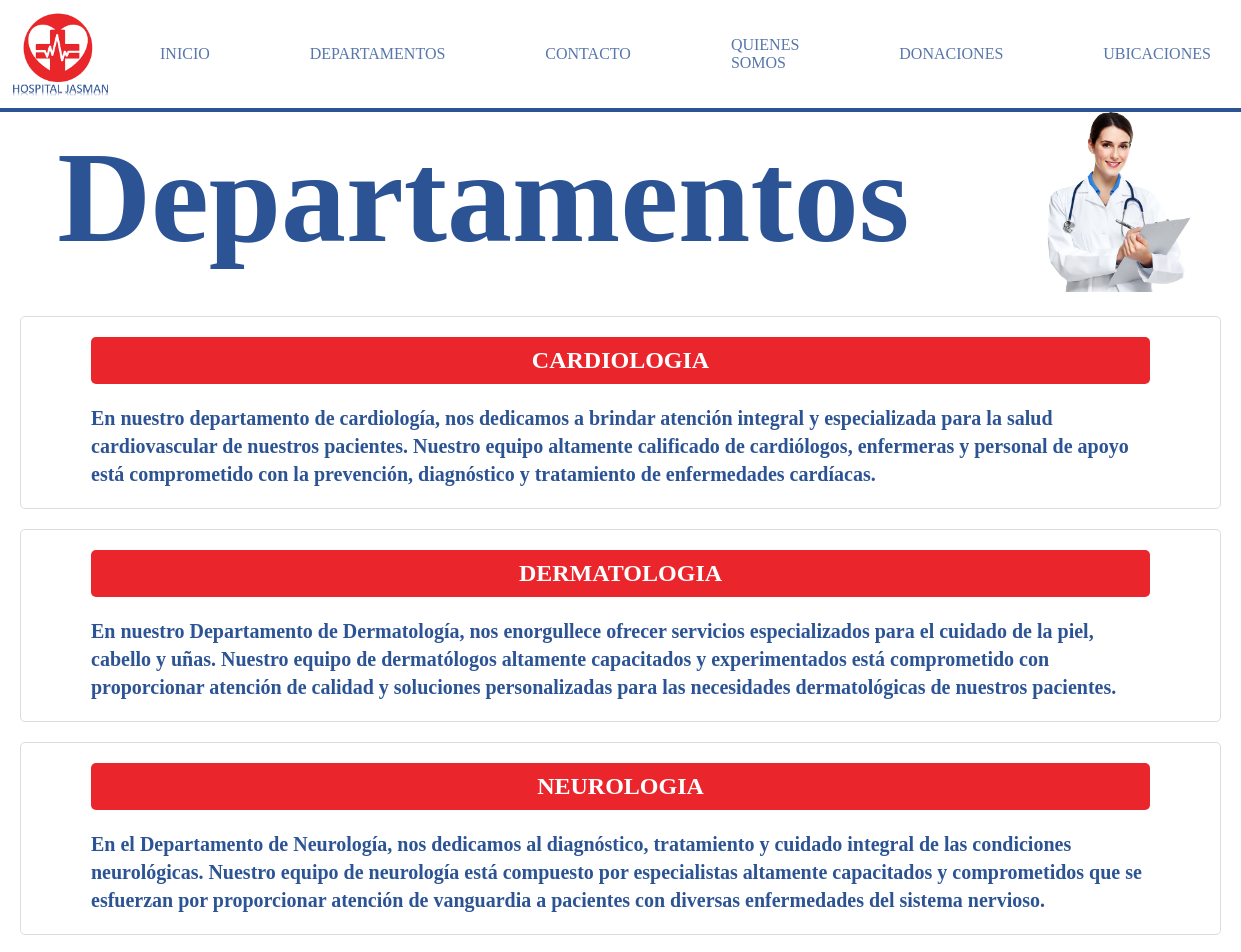
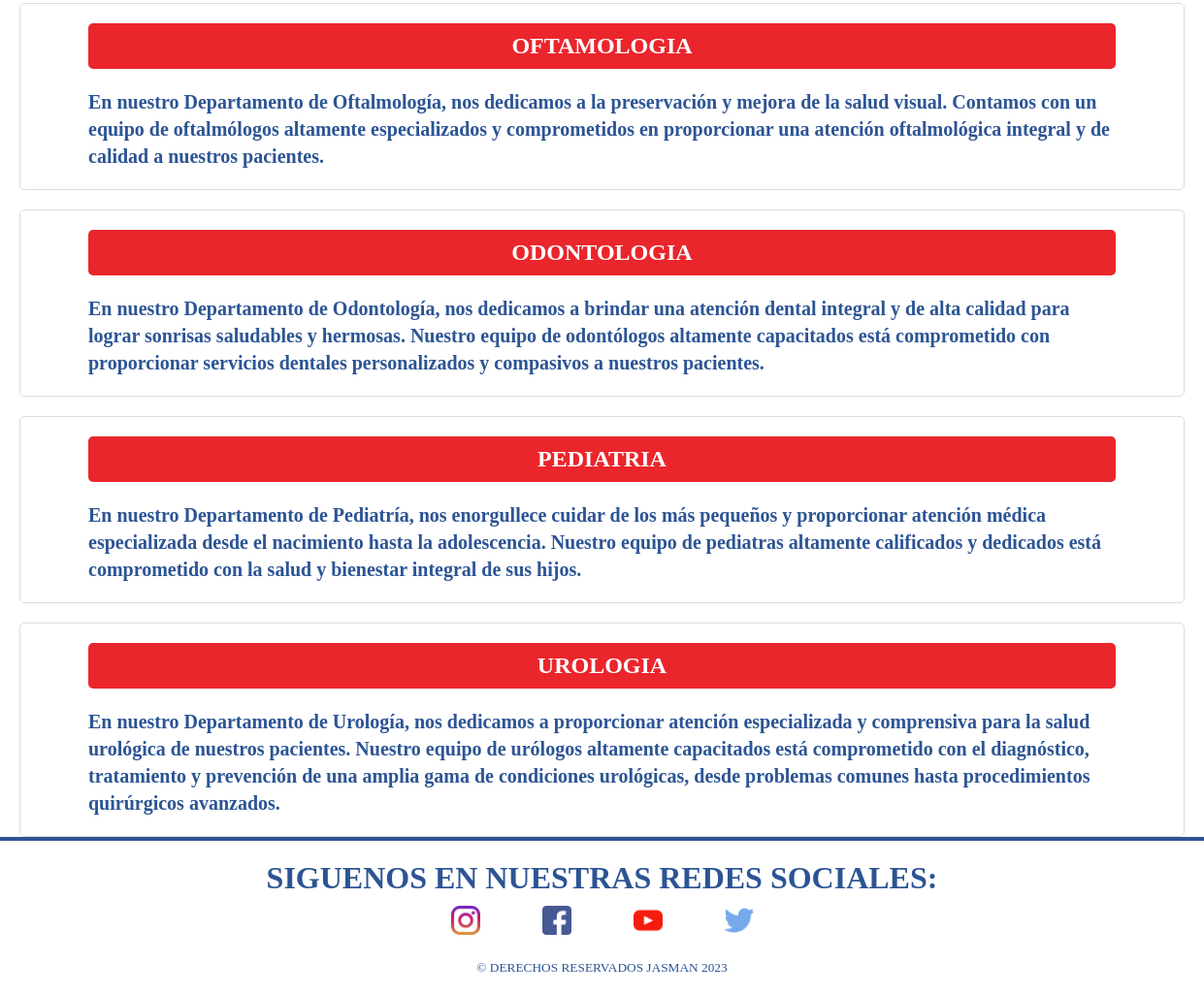
Page /departamentos/ on the committed database (2 pictures, top to bottom).
### hospital/models.py (models this page shows, shortened)
class Departamento(models.Model):
    nombre = models.CharField(max_length=50)
    descripcion = models.CharField(max_length=400)
    ubicacion = models.CharField(max_length=50)
    capacidad = models.IntegerField()
    telefono = models.CharField(max_length=20)

### hospital/views.py (the view)
# urls.py: path('departamentos/',views.departamentos,name="departamentos"),
def departamentos(request):
    data = Departamento.objects.all()
    info = {
        "datos" : data
    }
    return render(request,"departamentos.html",context=info)

### empresa/templates/departamentos.html (shortened to what this page needs)
{% load static %}
<!DOCTYPE html>
<html lang="en">
<head>
    <link rel="stylesheet" href="{% static 'css/departamentos.css' %}">
</head>
<body>
    <header>
        <img id="logo" src="{% static 'img/logo.png' %}" alt="">
        <a href="{% url "index" %}">INICIO </a>
        <a href="{% url "departamentos" %}">DEPARTAMENTOS </a>
        <a href="{% url "contacto" %}">CONTACTO</a>
        <a href="{% url "quienesSomos" %}">QUIENES SOMOS </a>
        <a href="{% url "donaciones" %}">DONACIONES </a>
        <a href="{% url "ubicaciones" %}">UBICACIONES </a>
    </header>
    <main>
        <div id="titulo">
            <b>Departamentos</b>
        </div>
        <section>
            <img id="img1" src="{% static 'img/doctora.png' %}" alt="">
        </section>
    </main>
    {% for departamento in datos %}
        <div id="div1">
            <h1 > {{departamento.nombre}} </h1>
            <p><strong>{{departamento.descripcion}}</strong></p>
        </div>
    {% endfor %}
    <footer>
        <h1>SIGUENOS EN NUESTRAS REDES SOCIALES:</h1>
        <div>
            <img src="{% static 'img/instagram.png' %}" alt="">
            <img src="{% static 'img/facebook.png' %}" alt="">
            <img src="{% static 'img/youtube.png' %}" alt="">
            <img src="{% static 'img/twitter.png' %}" alt="">
        </div>
        <small>© DERECHOS RESERVADOS JASMAN 2023</small>
    </footer>
</body>
</html>

### empresa/static/css/departamentos.css (style rules this page uses)
* { font-family: 'Lucida Sans'; }
* { margin: 0; padding: 0; box-sizing: border-box; }
#logo { width: 100px; height: auto; }
header { width: 100%; background-color: white; border-bottom: 4px solid #2c5494; padding: 10px; box-sizing: border-box; display: flex; align-items: center; }
header a { text-decoration: none; color: #5776ab; margin: 0 30px; padding: 20px 20px; border-radius: 5px; display: inline-block; height: 100%; box-sizing: border-box; }
footer { text-align: center; background-color:white; border-top: 4px solid #2c5494; padding: 20px; box-sizing: border-box; }
footer h1 { color: #2c5494; margin-bottom: 10px; }
footer img { width: 30px; margin: 0 30px; margin-bottom: 20px; }
footer small { color: #2c5494; margin-top: 30px; }
main { display: flex; flex-wrap: wrap; color: #2c5494; justify-content: space-around; align-items: flex-start; }
#titulo { font-size: 130px; padding: 10px; text-align: center; }
#img1 { width: 150px; height: auto; margin-left: 30px; }
#div1 h1 { text-align: center; margin-left: 50px; margin-right: 50px; font-size: 1.5em; margin-bottom: 20px; background-color: #eb252c; color: #fff; padding: 10px; border-radius: 5px; }
#div1 { padding: 20px; box-sizing: border-box; margin-top: 20px; background-color: #fff; border: 1px solid #ddd; border-radius: 5px; margin-right: 20px; margin-left: 20px; }
#div1 p { font-size: 20px; line-height: 1.4; color: #2c5494; margin-left: 50px; margin-right: 50px; }

### rows in the picture
Departamento: nombre "CARDIOLOGIA", descripcion "En nuestro departamento de cardiología, nos dedicamos a brindar atención integral y especializada para la salud cardiovascular de nuestros pacientes. Nuestro equipo altamente calificado de cardiólogos, enfermeras y personal de apoyo está comprometido con la prevención, diagnóstico y tratamiento de enfermedades cardíacas."
Departamento: nombre "DERMATOLOGIA", descripcion "En nuestro Departamento de Dermatología, nos enorgullece ofrecer servicios especializados para el cuidado de la piel, cabello y uñas. Nuestro equipo de dermatólogos altamente capacitados y experimentados está comprometido con proporcionar atención de calidad y soluciones personalizadas para las necesidades dermatológicas de nuestros pacientes."
Departamento: nombre "NEUROLOGIA", descripcion "En el Departamento de Neurología, nos dedicamos al diagnóstico, tratamiento y cuidado integral de las condiciones neurológicas. Nuestro equipo de neurología está compuesto por especialistas altamente capacitados y comprometidos que se esfuerzan por proporcionar atención de vanguardia a pacientes con diversas enfermedades del sistema nervioso."
Departamento: nombre "OFTAMOLOGIA", descripcion "En nuestro Departamento de Oftalmología, nos dedicamos a la preservación y mejora de la salud visual. Contamos con un equipo de oftalmólogos altamente especializados y comprometidos en proporcionar una atención oftalmológica integral y de calidad a nuestros pacientes."
Departamento: nombre "ODONTOLOGIA", descripcion "En nuestro Departamento de Odontología, nos dedicamos a brindar una atención dental integral y de alta calidad para lograr sonrisas saludables y hermosas. Nuestro equipo de odontólogos altamente capacitados está comprometido con proporcionar servicios dentales personalizados y compasivos a nuestros pacientes."
Departamento: nombre "PEDIATRIA", descripcion "En nuestro Departamento de Pediatría, nos enorgullece cuidar de los más pequeños y proporcionar atención médica especializada desde el nacimiento hasta la adolescencia. Nuestro equipo de pediatras altamente calificados y dedicados está comprometido con la salud y bienestar integral de sus hijos."
Departamento: nombre "UROLOGIA", descripcion "En nuestro Departamento de Urología, nos dedicamos a proporcionar atención especializada y comprensiva para la salud urológica de nuestros pacientes. Nuestro equipo de urólogos altamente capacitados está comprometido con el diagnóstico, tratamiento y prevención de una amplia gama de condiciones urológicas, desde problemas comunes hasta procedimientos quirúrgicos avanzados."
